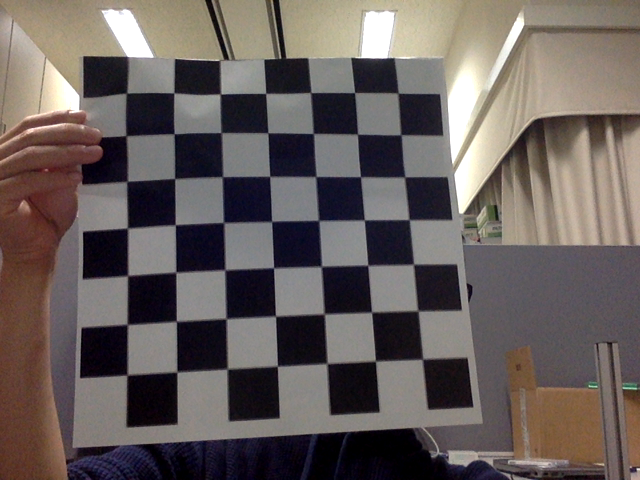
//> input picture opencvSamp/class2/calib3/0.png, 640 x 480 px
$ ./test   (built with g++ and OpenCV 4)
//> lines starting //> are read from the running program, lines starting //| are printed output that depends on the picture

#include <opencv2/core/core.hpp>
#include <opencv2/imgproc/imgproc.hpp>
#include <opencv2/calib3d/calib3d.hpp>
#include <opencv2/highgui/highgui.hpp>
#include <vector>
#include <fstream>
#include <iostream>
#include <string>


#define IMAGE_SIZE 2
#define CHESS_SIZE_Y 10
#define CHESS_SIZE_X 10
#define CHESS_ROW 7
#define CHESS_COLUM 7

int main( int argc, char* argv[])
{
	// Verify arguments
	if(argc < 1)
	{
		std::cerr << "Required: image.png imagePoints.txt objectPoints.txt" << std::endl;
		return -1;
	}

	cv::Size patternsize(CHESS_ROW, CHESS_COLUM);
	std::vector<cv::Point2f> corners;

	std::vector< std::vector<cv::Point2f> > imagePoints;
	std::vector< std::vector<cv::Point3f> > objectPoints;

	cv::Mat image;

	//extraction image points and object points
	bool found = true;
	for(int i=0;i<IMAGE_SIZE;i++)
	{

		//load images
		std::cout << "loding chessboard image..." << std::endl;

		//ss.str("");
		//ss.clear(std::stringstream::goodbit);

		std::stringstream ss;
		ss <<  i << ".png";

		std::string filename = ss.str();
		image = cv::imread(filename.c_str(),CV_LOAD_IMAGE_COLOR);
//> image is the input picture: 480 rows x 640 cols, CV_8UC3; mean B, G, R 92.3, 94.9, 103.7


		//find corner
		std::cout << "finding chessboard corners..." << std::endl;
		found = findChessboardCorners(image, patternsize, corners, cv::CALIB_CB_ADAPTIVE_THRESH + cv::CALIB_CB_NORMALIZE_IMAGE + cv::CALIB_CB_FAST_CHECK);
//> found = true; corners = 49 Points (x, y), first 12: [126.5, 93.04], [173.9, 92.83], [220.3, 93.86], [265.8, 93.37], [310.6, 92.46], [354.5, 92.5], [398.2, 93.2], [129, 133], [174.1, 133.7], [221, 132.6], [267.8, 132.7], [313.3, 133.5]

		//find more precise corners.
		if(found)
		{
			std::cout << "found. finding corners in sub-pixel accuracy..." << std::endl;
			cv::Mat gray;
			cv::cvtColor(image, gray, CV_BGR2GRAY);
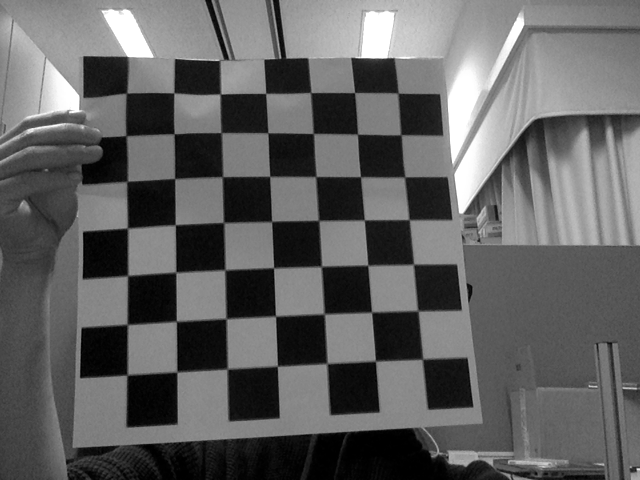
//> gray: 480 rows x 640 cols, CV_8UC1; min 0, max 255, mean 97.2
			cv::cornerSubPix(gray, corners, cv::Size(CHESS_ROW, CHESS_COLUM), cv::Size(-1, -1),
					cv::TermCriteria(CV_TERMCRIT_EPS + CV_TERMCRIT_ITER, 30, 0.1));
//> corners = 49 Points (x, y), first 12: [126.5, 93.13], [173.8, 92.88], [220.4, 94.02], [265.6, 93.43], [310.8, 92.56], [354.6, 92.6], [398, 93.12], [126, 135.7], [174.1, 133.8], [221.2, 132.6], [267.9, 132.8], [313.4, 133.5]
			//cv::drawChessboardCorners(image, cv::Size(CHESS_ROW,CHESS_COLUM), corners, found);
			//cv::imshow("image",image);
			//cv::waitKey(0);
		}
		else
		{
			std::cout << "not found."<< std::endl;
			break;
		}

		if(corners.size() == CHESS_ROW * CHESS_COLUM)
		{
			//save 2d cooordenate and world coordinate
			std::vector< cv::Point2f > V_tImgPT;
			std::vector< cv::Point3f > V_t0bjPT;

			for(int j=0;j<corners.size();j++){
				cv::Point2f tImgPT;
				cv::Point3f t0bjPT;

				tImgPT.x = corners[j].x;
				tImgPT.y = corners[j].y;

				t0bjPT.x = j%CHESS_ROW*CHESS_SIZE_X;
				t0bjPT.y = j/CHESS_COLUM*CHESS_SIZE_Y;
				t0bjPT.z = 0;

				V_tImgPT.push_back(tImgPT);
				V_t0bjPT.push_back(t0bjPT);
			}
//> this loop made 49 passes
			imagePoints.push_back(V_tImgPT);
//> imagePoints = 1 point lists
			objectPoints.push_back(V_t0bjPT);
		}
	}


	//begin calibration
	cv::Mat cameraMatrix;
	cv::Mat distCoeffs;
	std::vector<cv::Mat> rvecs;
	std::vector<cv::Mat> tvecs;

	cv::calibrateCamera(objectPoints, imagePoints, image.size(), cameraMatrix, distCoeffs, rvecs, tvecs);
//> cameraMatrix = [[1378, 0, 415.8], [0, 1358.4, 252], [0, 0, 1]]; distCoeffs = [1.63, -54.39, 0.102, 0.0203, 518.9]


	//inside parameter
	std::cout << "inside parameter : "<< std::endl << cameraMatrix << std::endl;
//| inside parameter :
//| [1378.011843392255, 0, 415.8292903060279;
//|  0, 1358.435655546945, 251.9830999698254;
//|  0, 0, 1]
	std::cout << distCoeffs << std::endl;
//| [1.626484374736709, -54.38909084813304, 0.1015904733176618, 0.02027475053183946, 518.9139971459919]
	// [13 lines of commented-out code are left out]


	return 0;

}
